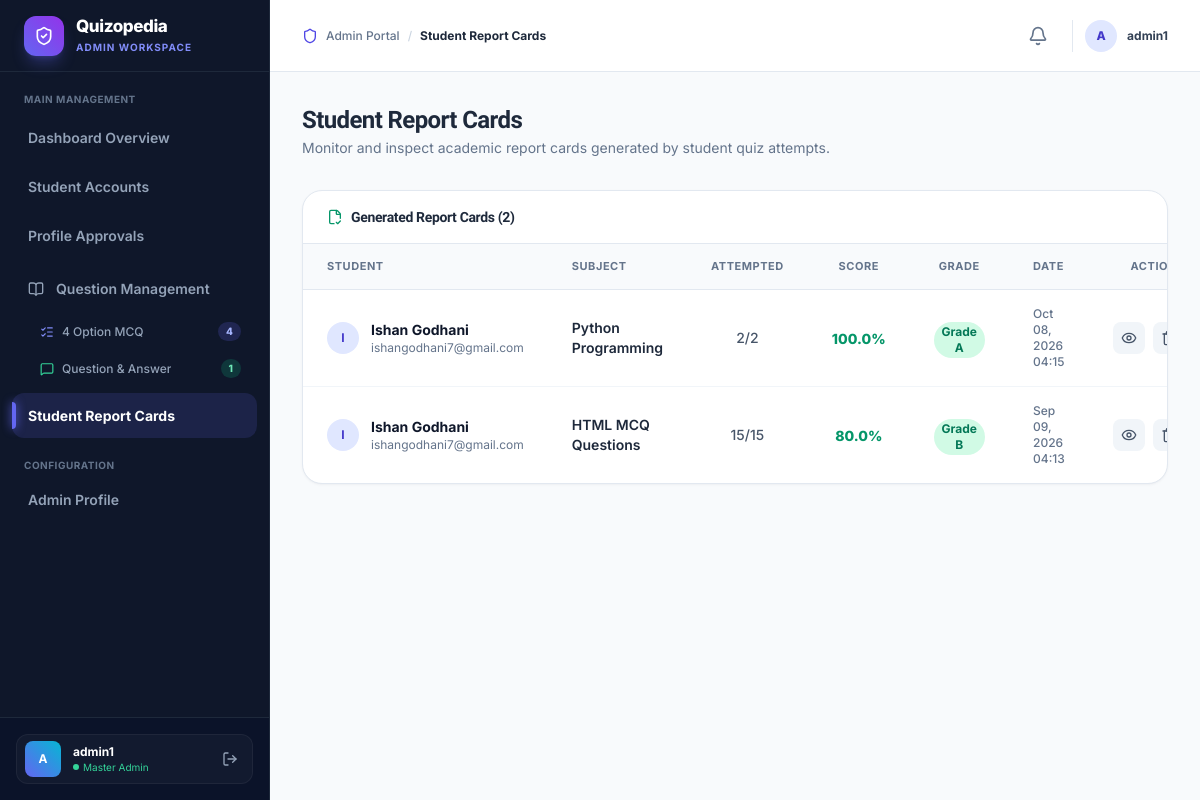
Page /admin-dashboard/report-cards/ (signed in) on the earlier database version.
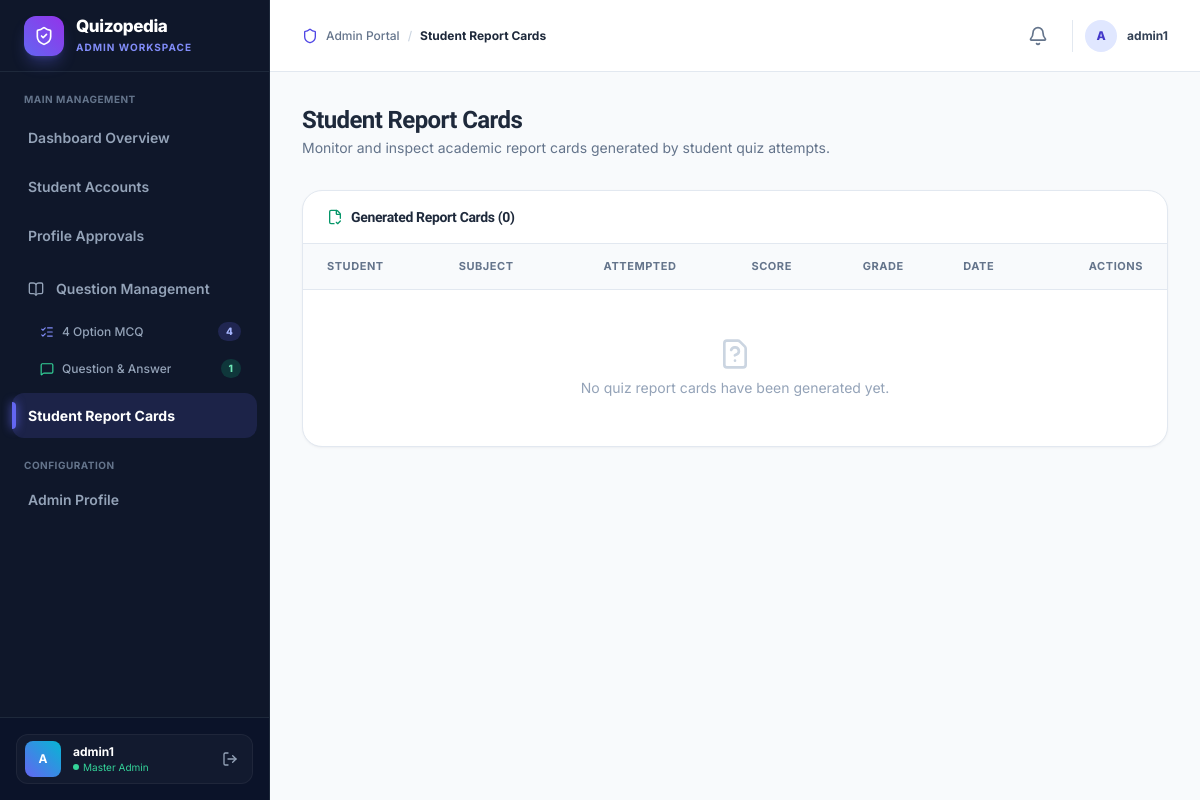
Same page on the later database version.
### user/models.py (models this page shows, shortened)
class ReportCard(models.Model):
    student = models.ForeignKey(Student, on_delete=models.CASCADE, related_name='report_cards')
    subject = models.ForeignKey(Subject, on_delete=models.CASCADE, related_name='report_cards')
    total_questions = models.IntegerField()
    attempted_questions = models.IntegerField()
    correct_answers = models.IntegerField()
    wrong_answers = models.IntegerField()
    total_marks = models.IntegerField()
    obtained_marks = models.IntegerField()
    percentage = models.FloatField()
    result_grade = models.CharField(max_length=10)
    created_at = models.DateTimeField(auto_now_add=True)

class Student(models.Model):
    user = models.OneToOneField(User, on_delete=models.CASCADE, related_name='student')
    phone = models.CharField(max_length=15)
    @property
    def name(self):
        return self.user.first_name if self.user else ""
    @property
    def email(self):
        return self.user.email if self.user else ""

class Subject(models.Model):
    id = models.BigAutoField(primary_key=True)
    name = models.CharField(max_length=150, unique=True, verbose_name="Subject Name")
    description = models.TextField(blank=True, verbose_name="Description")
    created_at = models.DateTimeField(auto_now_add=True, verbose_name="Created At")
    updated_at = models.DateTimeField(auto_now=True, verbose_name="Updated At")
    class Meta:
        ordering = ['name']
        verbose_name = 'Subject'
        verbose_name_plural = 'Subjects'
        constraints = [
            models.UniqueConstraint(
                Lower('name'),
                name='unique_subject_name_case_insensitive'
            )
        ]

### adminpanel/views.py (the view)
# urls.py: path('admin-dashboard/report-cards/', views.admin_report_cards, name='admin_report_cards'),
@admin_required
def admin_report_cards(request):
    report_cards = ReportCard.objects.select_related('student__user', 'subject').all().order_by('-created_at')
    return render(request, 'adminpanel/report_cards.html', {
        'report_cards': report_cards
    })

### adminpanel/context_processors.py (called while the page is built)
def pending_approvals_count(request):
    if request.user.is_authenticated and (request.user.is_staff or request.user.is_superuser):
        count = ProfileUpdateRequest.objects.filter(status='pending').count()
        mcq_count = Subject.objects.filter(questions__question_type='mcq').distinct().count()
        qna_count = Subject.objects.filter(questions__question_type='qna').distinct().count()
        return {
            'pending_approvals_count': count,
            'sidebar_mcq_count': mcq_count,
            'sidebar_qna_count': qna_count,
        }
    return {
        'pending_approvals_count': 0,
        'sidebar_mcq_count': 0,
        'sidebar_qna_count': 0,
    }

### adminpanel/templates/adminpanel/report_cards.html (shortened to what the changed rows need)
{% extends 'adminpanel/base.html' %}
{% block content %}
<div class="mb-8 flex flex-col sm:flex-row sm:items-center sm:justify-between gap-4">
  <div>
    <h1 class="text-2xl font-extrabold text-slate-800 tracking-tight">Student Report Cards</h1>
  </div>
</div>
<div class="glass-card overflow-hidden">
  <div class="px-6 py-4 border-b border-slate-200 flex items-center justify-between">
    <div class="flex items-center gap-2">
      <i data-lucide="file-check-2" class="w-4 h-4 text-emerald-600"></i>
      <h2 class="text-sm font-bold text-slate-800">Generated Report Cards ({{ report_cards|length }})</h2>
    </div>
  </div>
  <div class="overflow-x-auto">
    <table class="w-full text-left border-collapse">
      <thead>
        <tr class="border-b border-slate-200 bg-slate-50 text-[11px] font-bold text-slate-500 uppercase tracking-wider">
          <th class="px-6 py-3.5">Student</th>
          <th class="px-6 py-3.5">Subject</th>
          <th class="px-6 py-3.5 text-center">Attempted</th>
          <th class="px-6 py-3.5 text-center">Score</th>
          <th class="px-6 py-3.5 text-center">Grade</th>
          <th class="px-6 py-3.5">Date</th>
          <th class="px-6 py-3.5 text-right">Actions</th>
        </tr>
      </thead>
      <tbody class="divide-y divide-slate-100 text-slate-800">
        {% if report_cards %}
          {% for card in report_cards %}
          <tr class="hover:bg-slate-50 transition duration-150">
            <td class="px-6 py-4">
              <div class="flex items-center gap-3">
                <div class="w-8 h-8 rounded-full bg-indigo-100 text-indigo-700 flex items-center justify-center font-bold text-xs">
                  {{ card.student.user.username|slice:":1"|upper }}
                </div>
                <div>
                  <p class="text-sm font-bold text-slate-900">{{ card.student.user.first_name|default:card.student.user.username }}</p>
                  <p class="text-xs text-slate-500">{{ card.student.user.email }}</p>
                </div>
              </div>
            </td>
            <td class="px-6 py-4 text-sm font-semibold text-slate-800">
              {{ card.subject.name }}
            </td>
            <td class="px-6 py-4 text-center text-sm font-medium text-slate-600">
              {{ card.attempted_questions }}/{{ card.total_questions }}
            </td>
            <td class="px-6 py-4 text-center">
              <span class="text-sm font-extrabold {% if card.percentage >= 60 %}text-emerald-600{% else %}text-red-600{% endif %}">{{ card.percentage }}%</span>
            </td>
            <td class="px-6 py-4 text-center">
              {% if card.result_grade == 'F' %}
              <span class="inline-flex items-center justify-center px-2 py-0.5 rounded-full bg-red-100 text-red-700 text-xs font-bold">
                Grade F
              </span>
              {% else %}
              <span class="inline-flex items-center justify-center px-2 py-0.5 rounded-full bg-emerald-100 text-emerald-700 text-xs font-bold">
                Grade {{ card.result_grade }}
              </span>
              {% endif %}
            </td>
            <td class="px-6 py-4 text-xs text-slate-500 font-medium">
              {{ card.created_at|date:"M d, Y H:i" }}
            </td>
            <td class="px-6 py-4 text-right">
              <div class="flex items-center justify-end gap-2">
                <a href="{% url 'admin_report_card_detail' card.id %}"
                  class="p-2 rounded-lg bg-slate-100 hover:bg-indigo-50 hover:text-indigo-600 text-slate-600 transition" title="View Details">
                  <i data-lucide="eye" class="w-4 h-4"></i>
                </a>
                <form method="POST" action="{% url 'admin_report_card_delete' card.id %}"
                  onsubmit="return confirm('Are you sure you want to permanently delete this report card?');" class="inline">
                  <button type="submit"
                    class="p-2 rounded-lg bg-slate-100 hover:bg-red-50 hover:text-red-600 text-slate-600 transition" title="Delete">
                    <i data-lucide="trash-2" class="w-4 h-4"></i>
                  </button>
                </form>
              </div>
            </td>
          </tr>
          {% endfor %}
        {% else %}
          <tr>
            <td colspan="7" class="px-6 py-12 text-center text-slate-400 text-sm">
              <div class="flex flex-col items-center justify-center gap-2">
                <i data-lucide="file-question" class="w-8 h-8 text-slate-300"></i>
                <span>No quiz report cards have been generated yet.</span>
              </div>
            </td>
          </tr>
        {% endif %}
      </tbody>
    </table>
  </div>
</div>
{% endblock %}

Differences in the rows shown:
removed ReportCard: student.user.username "I", student.user.first_name "Ishan Godhani", student.user.email "ishangodhani7@gmail.com", subject.name "Python Programming", attempted_questions "2", total_questions "2", percentage "100.0", result_grade "A", created_at "Oct 08, 2026 04:15"
removed ReportCard: student.user.username "I", student.user.first_name "Ishan Godhani", student.user.email "ishangodhani7@gmail.com", subject.name "HTML MCQ Questions", attempted_questions "15", total_questions "15", percentage "80.0", result_grade "B", created_at "Sep 09, 2026 04:13"
Other differences:
{{ report_cards|length }}: "2" → "0"
text now shown: "No quiz report cards have been generated yet."
